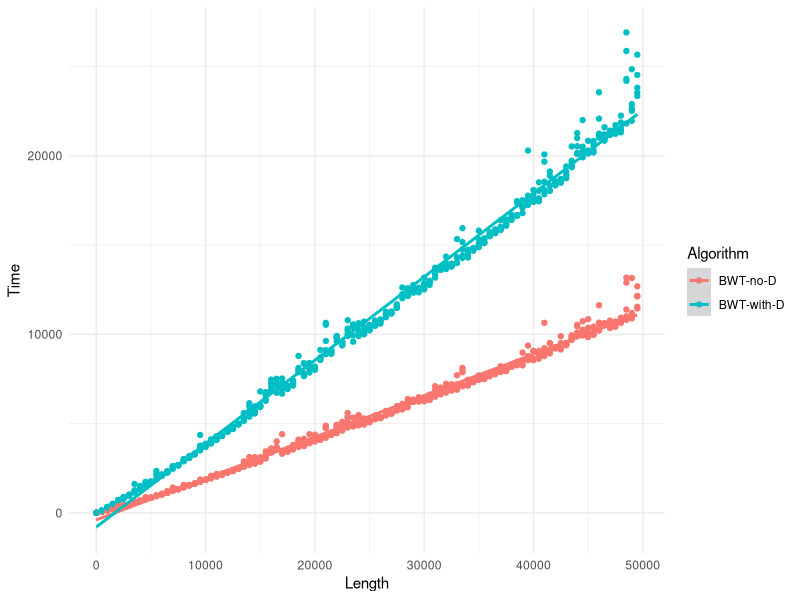

R code for this plot: (Note: this script raises an error after producing the figure.)
#library(tidyverse)
library(ggplot2)
library(dplyr)
library(readr)

performance <- read_table2("bwt_construction.txt",
                           col_names = c("Algorithm", "Length", "Time"))

ggplot(performance,
       aes(x = Length, y = Time, color = Algorithm)) +
    geom_point() +
    geom_smooth(method = "lm") +
    theme_minimal()

withoutD <- performance %>% filter(Algorithm == "BWT-no-D")
withD <- performance %>% filter(Algorithm == "BWT-with-D")

comparison <- inner_join(withoutD, withD, by = "Length")

comparison %>% ggplot(aes(x = Size, y = Time.y / Time.x)) +
    geom_point() +
    geom_smooth(method = "lm") +
    theme_minimal()



